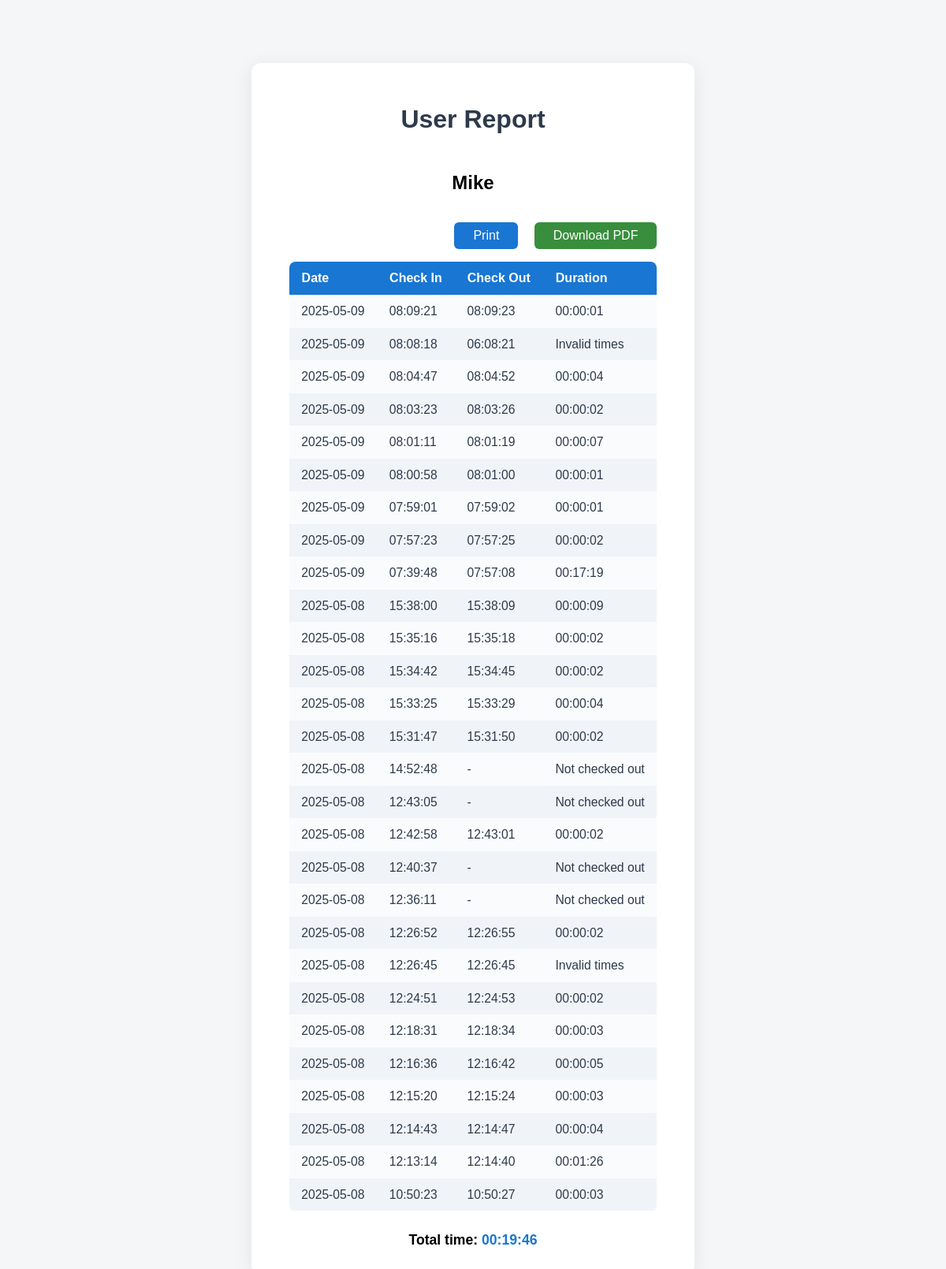
/user_report/Mike (signed in), run on the app's committed database.
### tables this page shows
CREATE TABLE attendance (
            id INTEGER PRIMARY KEY AUTOINCREMENT,
            user_id INTEGER,
            check_in TIMESTAMP,
            check_out TIMESTAMP,
            FOREIGN KEY(user_id) REFERENCES users(id)
        );

### app.py (the view, shortened to what this page needs)
@app.route('/user_report/<username>')
def user_report(username):
    if not session.get('admin_logged_in'):
        return redirect(url_for('login'))
    db = get_db()
    cursor = db.cursor()
    date = request.args.get('date')
    week = request.args.get('week')
    month = request.args.get('month')
    cursor.execute('''SELECT id FROM users WHERE username = ?''', (username,))
    user = cursor.fetchone()
    if not user:
        return f"<h2>User '{username}' not found.</h2>"
    user_id = user[0]
    query = 'SELECT check_in, check_out FROM attendance WHERE user_id = ?'
    params = [user_id]
    if week:
        y, w = week.split('-W')
        week_start = datetime.strptime(f'{y}-W{w}-1', "%G-W%V-%u")
        week_end = week_start + timedelta(days=6)
        query += ' AND date(check_in) >= ? AND date(check_in) <= ?'
        params.extend([week_start.date(), week_end.date()])
    if date:
        query += ' AND date(check_in) = ?'
        params.append(date)
    query += ' ORDER BY check_in DESC'
    cursor.execute(query, params)
    records = cursor.fetchall()
    total_seconds = 0
    durations = []
    for rec in records:
        check_in, check_out = rec
        if not check_in and not check_out:
            duration_str = "No check-in/out"
        elif check_in and not check_out:
            duration_str = "Not checked out"
        elif not check_in and check_out:
            duration_str = "No check-in time"
        else:
            dt_in = try_parse(check_in) if check_in else None
            dt_out = try_parse(check_out) if check_out else None
            if dt_in and dt_out:
                if hasattr(dt_in, 'tzinfo') and dt_in.tzinfo is not None:
                    dt_in = dt_in.replace(tzinfo=None)
                if hasattr(dt_out, 'tzinfo') and dt_out.tzinfo is not None:
                    dt_out = dt_out.replace(tzinfo=None)
                diff = (dt_out - dt_in).total_seconds()
                if diff > 0:
                    total_seconds += int(diff)
                    hours = int(diff) // 3600
                    minutes = (int(diff) % 3600) // 60
                    seconds = int(diff) % 60
                    duration_str = f"{hours:02d}:{minutes:02d}:{seconds:02d}"
                else:
                    duration_str = "Invalid times"
            else:
                duration_str = "Invalid format"
        durations.append(duration_str)
    hours = total_seconds // 3600
    minutes = (total_seconds % 3600) // 60
    seconds = total_seconds % 60
    total_time_str = f"{hours:02d}:{minutes:02d}:{seconds:02d}"
    records_with_durations = list(zip(records, durations))
    return render_template('user_report.html', username=username, records=records_with_durations, total_time=total_time_str, all_users=False)

### app.py (called while the page is built, shortened)
def get_db():
    db = getattr(g, '_database', None)
    if db is None:
        db = g._database = sqlite3.connect(DATABASE)
    return db

@app.teardown_appcontext
def close_connection(exception):
    db = getattr(g, '_database', None)
    if db is not None:
        db.close()

def try_parse(dt_str):
    if not dt_str:
        return None
    formats = [
        '%Y-%m-%d %H:%M:%S',
        '%Y-%m-%dT%H:%M:%S',
        '%Y-%m-%d %H:%M',
        '%Y-%m-%dT%H:%M',
        '%Y-%m-%d %H:%M:%S.%f',
        '%Y-%m-%dT%H:%M:%S.%f',
        '%Y-%m-%d %H:%M:%S%z',
        '%Y-%m-%dT%H:%M:%S%z',
        '%Y-%m-%d %H:%M:%S.%f%z',
        '%Y-%m-%dT%H:%M:%S.%f%z'
    ]
    for fmt in formats:
        try:
            return datetime.strptime(dt_str, fmt)
        except ValueError:
            continue

### templates/user_report.html (shortened to what this page needs)
<!DOCTYPE html>
<html>
<head>
    <link rel="stylesheet" href="/static/style.css">
</head>
<body>
    <div class="container">
        <h1>User Report</h1>
        <h2 style="margin-bottom:1.5em;">{{ username }}</h2>
        {% if records and records|length > 0 %}
        <div style="overflow-x:auto;">
        <div style="text-align:right;margin-bottom:1em;">
            <button onclick="window.print()" style="padding:0.5em 1.5em;background:#1976d2;color:#fff;border:none;border-radius:6px;font-size:1em;cursor:pointer;margin-right:1em;">Print</button>
            <button onclick="generatePDF()" style="padding:0.5em 1.5em;background:#388e3c;color:#fff;border:none;border-radius:6px;font-size:1em;cursor:pointer;">Download PDF</button>
        </div>
        <table class="attendance-table" id="report-table">
            <thead>
                <tr>
                    <th>Date</th>
                    <th>Check In</th>
                    <th>Check Out</th>
                    <th>Duration</th>
                </tr>
            </thead>
            <tbody>
                {% for rec, duration in records %}
                <tr>
                    {% if all_users %}
                        <td>{% if rec[1] %}{{ rec[1][:10] }}{% elif rec[2] %}{{ rec[2][:10] }}{% else %}-{% endif %}</td>
                        <td>{% if rec[1] %}{{ rec[1][11:19] }}{% else %}-{% endif %}</td>
                        <td>{% if rec[2] %}{{ rec[2][11:19] }}{% else %}-{% endif %}</td>
                    {% else %}
                        <td>{% if rec[0] %}{{ rec[0][:10] }}{% elif rec[1] %}{{ rec[1][:10] }}{% else %}-{% endif %}</td>
                        <td>{% if rec[0] %}{{ rec[0][11:19] }}{% else %}-{% endif %}</td>
                        <td>{% if rec[1] %}{{ rec[1][11:19] }}{% else %}-{% endif %}</td>
                    {% endif %}
                    <td>{{ duration }}</td>
                </tr>
                {% endfor %}
            </tbody>
        </table>
        </div>
        <div style="margin-top:1.5em;font-weight:bold;font-size:1.1em;" id="total-time">
            Total time: <span style="color:#1976d2;">{{ total_time }}</span>
        </div>
        {% else %}
        <div style="color:#b71c1c; background:#ffeaea; border:1px solid #ffcdd2; padding:1em; border-radius:8px; margin-top:2em;">
            No attendance records found for this user.
        </div>
        {% endif %}
    </div>
</body>
</html>

### static/style.css (style rules this page uses)
body { font-family: Arial, sans-serif; margin: 0; background: #f4f6f8; min-height: 100vh; display: flex; align-items: center; justify-content: center; }
.container { background: #fff; padding: 2em 3em; border-radius: 12px; box-shadow: 0 4px 24px rgba(0,0,0,0.08); text-align: center; min-width: 320px; margin-top: 5em; }
h1 { color: #2d3a4b; margin-bottom: 1.5em; }
button { padding: 0.7em 2em; background: #1976d2; color: #fff; border: none; border-radius: 6px; font-size: 1em; cursor: pointer; transition: background 0.2s; }
.attendance-table { width: 100%; border-collapse: collapse; margin-top: 1em; background: #fafbfc; border-radius: 8px; overflow: hidden; box-shadow: 0 2px 8px rgba(0,0,0,0.04); }
.attendance-table th, .attendance-table td { padding: 0.75em 1em; text-align: left; }
.attendance-table th { background: #1976d2; color: #fff; font-weight: 600; }
.attendance-table tr:nth-child(even) { background: #f0f4f8; }
.attendance-table td { color: #2d3a4b; font-size: 0.98em; }

### data on the page
attendance: check_in "2025-05-09", check_in "08:09:21", check_out "08:09:23", duration "00:00:01"
attendance: check_in "2025-05-09", check_in "08:08:18", check_out "06:08:21", duration "Invalid times"
attendance: check_in "2025-05-09", check_in "08:04:47", check_out "08:04:52", duration "00:00:04"
attendance: check_in "2025-05-09", check_in "08:03:23", check_out "08:03:26", duration "00:00:02"
attendance: check_in "2025-05-09", check_in "08:01:11", check_out "08:01:19", duration "00:00:07"
attendance: check_in "2025-05-09", check_in "08:00:58", check_out "08:01:00", duration "00:00:01"
attendance: check_in "2025-05-09", check_in "07:59:01", check_out "07:59:02", duration "00:00:01"
attendance: check_in "2025-05-09", check_in "07:57:23", check_out "07:57:25", duration "00:00:02"
attendance: check_in "2025-05-09", check_in "07:39:48", check_out "07:57:08", duration "00:17:19"
attendance: check_in "2025-05-08", check_in "15:38:00", check_out "15:38:09", duration "00:00:09"
attendance: check_in "2025-05-08", check_in "15:35:16", check_out "15:35:18", duration "00:00:02"
attendance: check_in "2025-05-08", check_in "15:34:42", check_out "15:34:45", duration "00:00:02"
attendance: check_in "2025-05-08", check_in "15:33:25", check_out "15:33:29", duration "00:00:04"
attendance: check_in "2025-05-08", check_in "15:31:47", check_out "15:31:50", duration "00:00:02"
attendance: check_in "2025-05-08", check_in "14:52:48", duration "Not checked out"
attendance: check_in "2025-05-08", check_in "12:43:05", duration "Not checked out"
attendance: check_in "2025-05-08", check_in "12:42:58", check_out "12:43:01", duration "00:00:02"
attendance: check_in "2025-05-08", check_in "12:40:37", duration "Not checked out"
attendance: check_in "2025-05-08", check_in "12:36:11", duration "Not checked out"
attendance: check_in "2025-05-08", check_in "12:26:52", check_out "12:26:55", duration "00:00:02"
attendance: check_in "2025-05-08", check_in "12:26:45", check_out "12:26:45", duration "Invalid times"
attendance: check_in "2025-05-08", check_in "12:24:51", check_out "12:24:53", duration "00:00:02"
attendance: check_in "2025-05-08", check_in "12:18:31", check_out "12:18:34", duration "00:00:03"
attendance: check_in "2025-05-08", check_in "12:16:36", check_out "12:16:42", duration "00:00:05"
attendance: check_in "2025-05-08", check_in "12:15:20", check_out "12:15:24", duration "00:00:03"
attendance: check_in "2025-05-08", check_in "12:14:43", check_out "12:14:47", duration "00:00:04"
attendance: check_in "2025-05-08", check_in "12:13:14", check_out "12:14:40", duration "00:01:26"
attendance: check_in "2025-05-08", check_in "10:50:23", check_out "10:50:27", duration "00:00:03"

### other printed values
{{ username }} "Mike"
{{ total_time }} "00:19:46"
